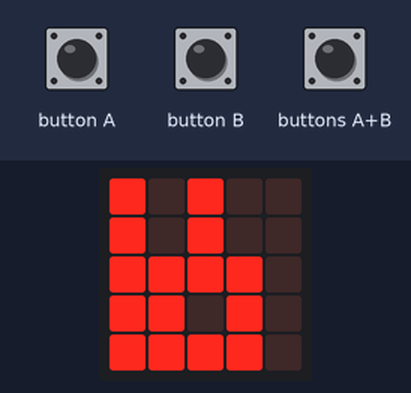
Bench run of a program on a simulated BBC micro:bit running MicroPython. Shown: the board's 5×5 LED display. The test bench sets the inputs (shaded band).

Above: at 1.2 s.
1.3 s: button A pressed for 0.15 s
At 1.37 s:
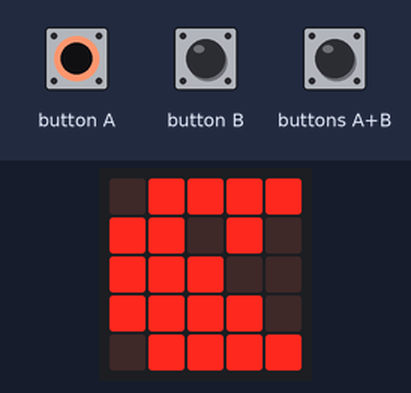
2.9 s: button B pressed for 0.15 s
At 2.97 s:
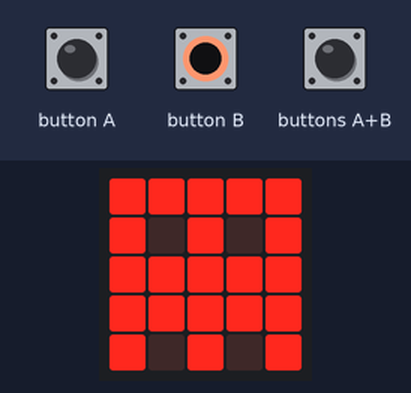
4.5 s: buttons A+B pressed for 0.15 s
At 4.57 s:
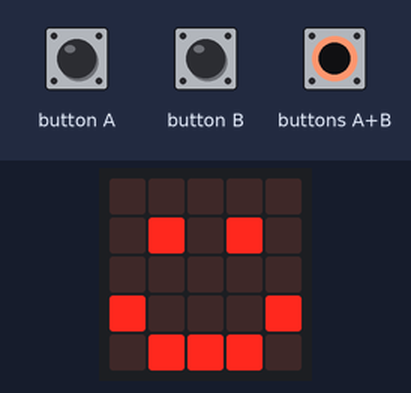
6.1 s: buttons A+B pressed for 3.2 s
10.8 s: button A pressed for 3.2 s
At 11.2 s:
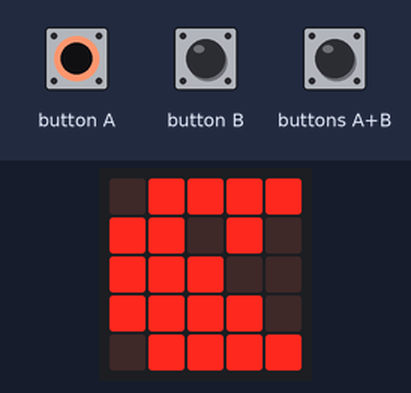
Timing chart, 0 to 13.8 s (numbered marks = the images above; inputs shaded):
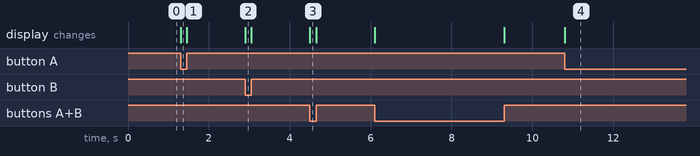

The program:

ex01_structure_conditionnelle.py
```python
from microbit import *

while True:
    if button_a.is_pressed() and button_b.is_pressed():
        display.show(Image.HAPPY)
    elif button_a.is_pressed() :
        display.show(Image.PACMAN)
    elif button_b.is_pressed():
        display.show(Image.GHOST)
    else:
        display.show(Image.RABBIT)
```

Measured:
- after the input at 1.3 s, the display: changes at once (image 1)
- after the input at 2.9 s, the display: changes at once (image 2)
- after the input at 4.5 s, the display: changes at once (image 3)
- after the input at 10.8 s, the display: changes at once (image 4)
